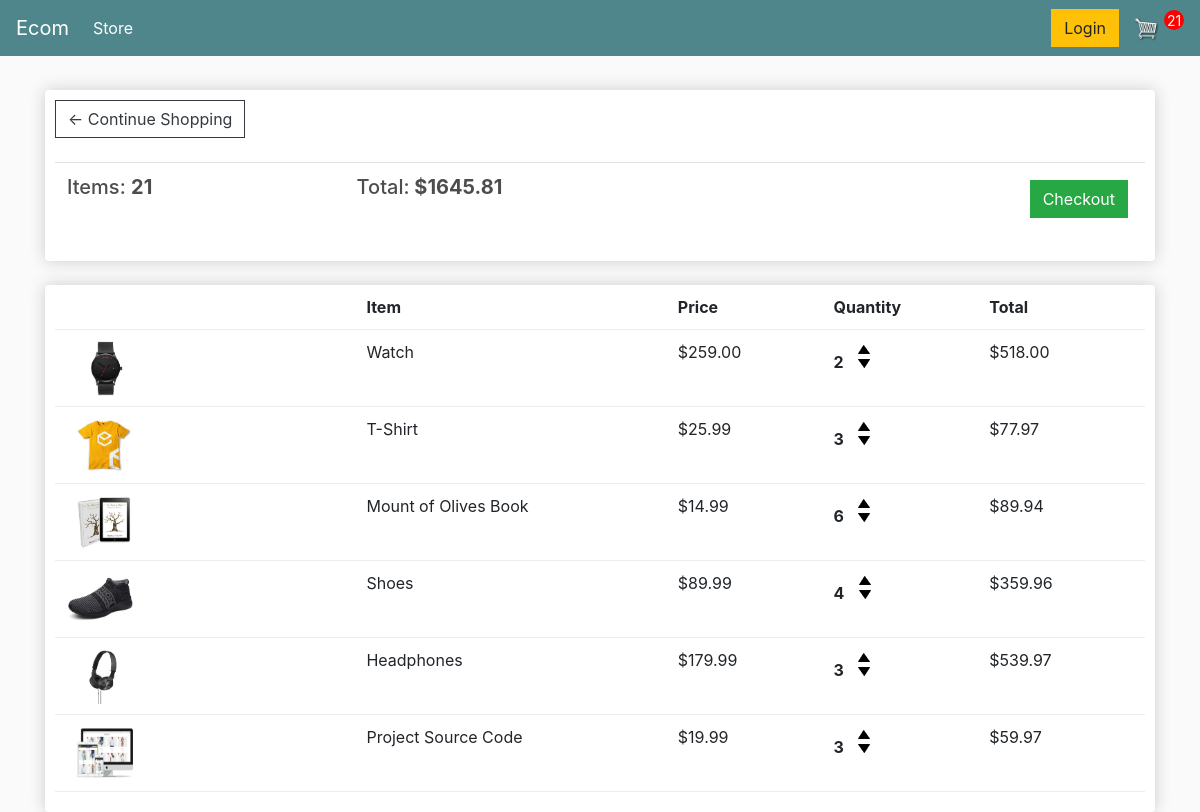
/cart/ (signed in), run on an earlier commit of the app's database.
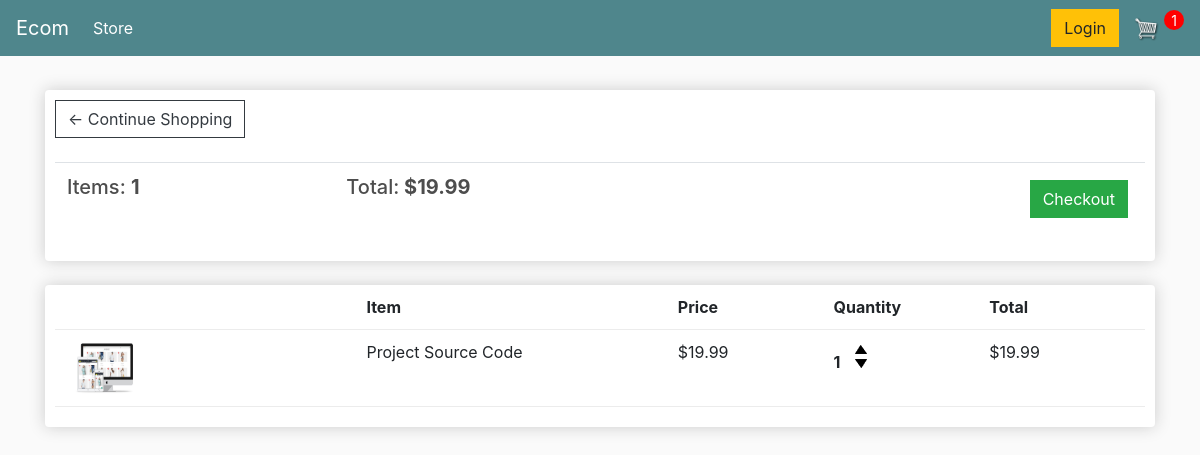
And on a later commit of the database.
### store/models.py (models this page shows, shortened)
class Order(models.Model):
	customer = models.ForeignKey(Customer, on_delete=models.SET_NULL, null=True, blank=True)
	date_ordered = models.DateTimeField(auto_now_add=True)
	complete = models.BooleanField(default=False)
	transaction_id = models.CharField(max_length=100, null=True)
	@property
	def get_cart_total(self):
		orderitems = self.orderitem_set.all()
		total = sum([item.get_total for item in orderitems])
		return total
	@property
	def get_cart_items(self):
		orderitems = self.orderitem_set.all()
		total = sum([item.quantity for item in orderitems])
		return total

class OrderItem(models.Model):
	product = models.ForeignKey(Product, on_delete=models.SET_NULL, null=True)
	order = models.ForeignKey(Order, on_delete=models.SET_NULL, null=True)
	quantity = models.IntegerField(default=0, null=True, blank=True)
	date_added = models.DateTimeField(auto_now_add=True)
	@property
	def get_total(self):
		total = self.product.price * self.quantity
		return total

class Product(models.Model):
    name = models.CharField(max_length=200)
    price = models.FloatField()
    digital = models.BooleanField(default=False, null=True, blank=True)
    image = models.ImageField(null=True, blank=True)
    @property
    def imageURL(self):
        try:
            url = self.image.url
        except:
            url = ''
        return url

### store/views.py (the view)
# urls.py: path('cart/',views.cart ,name='cart' ),
def cart(request):
	if request.user.is_authenticated:
		customer = request.user.customer
		order, created = Order.objects.get_or_create(customer=customer, complete=False)
		items = order.orderitem_set.all()
		cartItems=order.get_cart_items
	else:
		items = []
		order = {'get_cart_total':0, 'get_cart_items':0, 'shipping':False}
		cartItems = order['get_cart_items']
	context = {'items':items, 'order':order,
		'cartItems':cartItems}
	return render(request, 'store/cart.html', context)

### store/templates/store/cart.html
{% extends 'store/main.html' %}
{% load static %}
{% block content %}
<div class="row">
    <div class="col-lg-12">
        <div class="box-element">
            <a class="btn btn-outline-dark" href="{% url 'store' %}">&#x2190; Continue Shopping</a>
            <br>
            <br>
            <table class="table">
                <tr>
                    <th>
                            <h5>Items: <strong>{{order.get_cart_items}}</strong></h5>
                    </th>
                    <th>
                        <h5>Total:<strong> ${{order.get_cart_total|floatformat:2}}</strong></h5>
                    </th>
                    <th>
                        <a style="float:right; margin:5px;" class="btn btn-success"
                            href="{% url 'checkout' %}">Checkout</a>
                    </th>
                </tr>
            </table>
        </div>
        <br>
<div class="box-element">
    <div class="cart-row">
        <div style="flex:2"></div>
        <div style="flex:2"><strong>Item</strong></div>
        <div style="flex:1"><strong>Price</strong></div>
        <div style="flex:1"><strong>Quantity</strong></div>
        <div style="flex:1"><strong>Total</strong></div>
    </div>
    {% for item in items %}
    <div class="cart-row">
        <div style="flex:2"><img class="row-image" src="{{item.product.imageURL}}"></div>
        <div style="flex:2">
            <p>{{ item.product.name }}</p>
        </div>
        <div style="flex:1">
            <p>${{ item.product.price|floatformat:2 }}</p>
        </div>
        <div style="flex:1">
            <p class="quantity">{{ item.quantity }}</p>
            <div class="quantity">
                <img data-product="{{ item.product.id }}" data-action="add" class="chg-quantity update-cart"  src="{% static  'images/arrow-up.png' %}">
                <img data-product="{{ item.product.id }}" data-action="remove" class="chg-quantity update-cart" src="{% static  'images/arrow-down.png' %}">
            </div>
        </div>
        <div style="flex:1">
            <p>${{item.get_total|floatformat:2}}</p>
        </div>
    </div>
    {% endfor %}
</div>
{% endblock content %}

What changed in the data, as far as the page shows it:
removed OrderItem: product.imageURL (picture), product.name "Watch", product.price "259.00", quantity "2", get_total "518.00"
removed OrderItem: product.imageURL (picture), product.name "T-Shirt", product.price "25.99", quantity "3", get_total "77.97"
removed OrderItem: product.imageURL (picture), product.name "Mount of Olives Book", product.price "14.99", quantity "6", get_total "89.94"
removed OrderItem: product.imageURL (picture), product.name "Shoes", product.price "89.99", quantity "4", get_total "359.96"
removed OrderItem: product.imageURL (picture), product.name "Headphones", product.price "179.99", quantity "3", get_total "539.97"
changed through a linked row, Order: get_cart_items "21" → "1"; get_cart_total "1645.81" → "19.99"
changed OrderItem "Project Source Code": quantity "3" → "1"; get_total "59.97" → "19.99"
Also different on the page:
{{ cartItems }}: "21" → "1"
